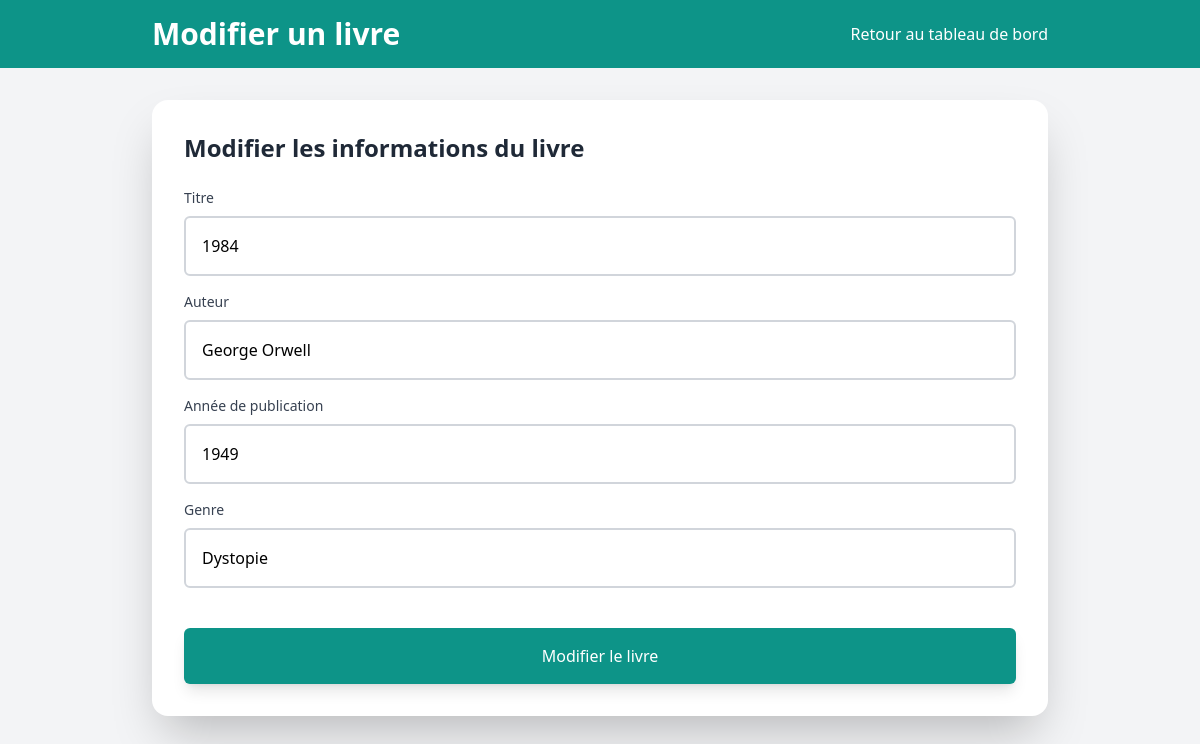
The page /modifier_livre.php?id=2 (signed in) on the database its author committed.
### tables this page shows
CREATE TABLE IF NOT EXISTS livres (
    id INT AUTO_INCREMENT PRIMARY KEY,
    titre VARCHAR(255) NOT NULL,
    auteur VARCHAR(255) NOT NULL,
    annee_publication INT,
    genre VARCHAR(100),
    date_ajout TIMESTAMP DEFAULT CURRENT_TIMESTAMP
);

### modifier_livre.php (the view, shortened to what this page needs)
<?php
require_once 'config.php';
if (isset($_GET['id'])) {
    $id = $_GET['id'];
    $stmt = $pdo->prepare("SELECT * FROM livres WHERE id = ?");
    $stmt->execute([$id]);
    $livre = $stmt->fetch();
}
?>
<!DOCTYPE html>
<html lang="fr">
<head>
    <script src="https://cdn.tailwindcss.com"></script>
</head>
<body class="bg-gray-100">
    <div class="bg-teal-600 text-white py-4">
        <div class="max-w-4xl mx-auto flex justify-between items-center">
            <h1 class="text-3xl font-extrabold">Modifier un livre</h1>
            <div class="space-x-6">
                <a href="admin_dashboard.php" class="hover:text-teal-200">Retour au tableau de bord</a>
            </div>
        </div>
    </div>
    <div class="max-w-4xl mx-auto p-8 bg-white rounded-2xl shadow-2xl mt-8">
        <h2 class="text-2xl font-semibold text-gray-800 mb-6">Modifier les informations du livre</h2>
        <form action="modifier_livre.php?id=<?php echo $livre['id']; ?>" method="POST">
            <div class="mb-4">
                <label for="titre" class="block text-sm font-medium text-gray-700">Titre</label>
                <input type="text" id="titre" name="titre" value="<?php echo htmlspecialchars($livre['titre']); ?>" required class="w-full p-4 mt-2 border-2 border-gray-300 rounded-md focus:outline-none focus:ring-2 focus:ring-teal-400 focus:border-transparent">
            </div>
            <div class="mb-4">
                <label for="auteur" class="block text-sm font-medium text-gray-700">Auteur</label>
                <input type="text" id="auteur" name="auteur" value="<?php echo htmlspecialchars($livre['auteur']); ?>" required class="w-full p-4 mt-2 border-2 border-gray-300 rounded-md focus:outline-none focus:ring-2 focus:ring-teal-400 focus:border-transparent">
            </div>
            <div class="mb-4">
                <label for="annee_publication" class="block text-sm font-medium text-gray-700">Année de publication</label>
                <input type="number" id="annee_publication" name="annee_publication" value="<?php echo htmlspecialchars($livre['annee_publication']); ?>" required class="w-full p-4 mt-2 border-2 border-gray-300 rounded-md focus:outline-none focus:ring-2 focus:ring-teal-400 focus:border-transparent">
            </div>
            <div class="mb-4">
                <label for="genre" class="block text-sm font-medium text-gray-700">Genre</label>
                <input type="text" id="genre" name="genre" value="<?php echo htmlspecialchars($livre['genre']); ?>" required class="w-full p-4 mt-2 border-2 border-gray-300 rounded-md focus:outline-none focus:ring-2 focus:ring-teal-400 focus:border-transparent">
            </div>
            <button type="submit" name="modifier_livre" class="w-full bg-teal-600 text-white p-4 mt-6 rounded-md shadow-lg hover:bg-teal-700 transform transition-all duration-300 hover:scale-105">
                Modifier le livre
            </button>
        </form>
    </div>
</body>
</html>

### rows shown on the page
livres: titre "1984", auteur "George Orwell", annee_publication "1949", genre "Dystopie"
